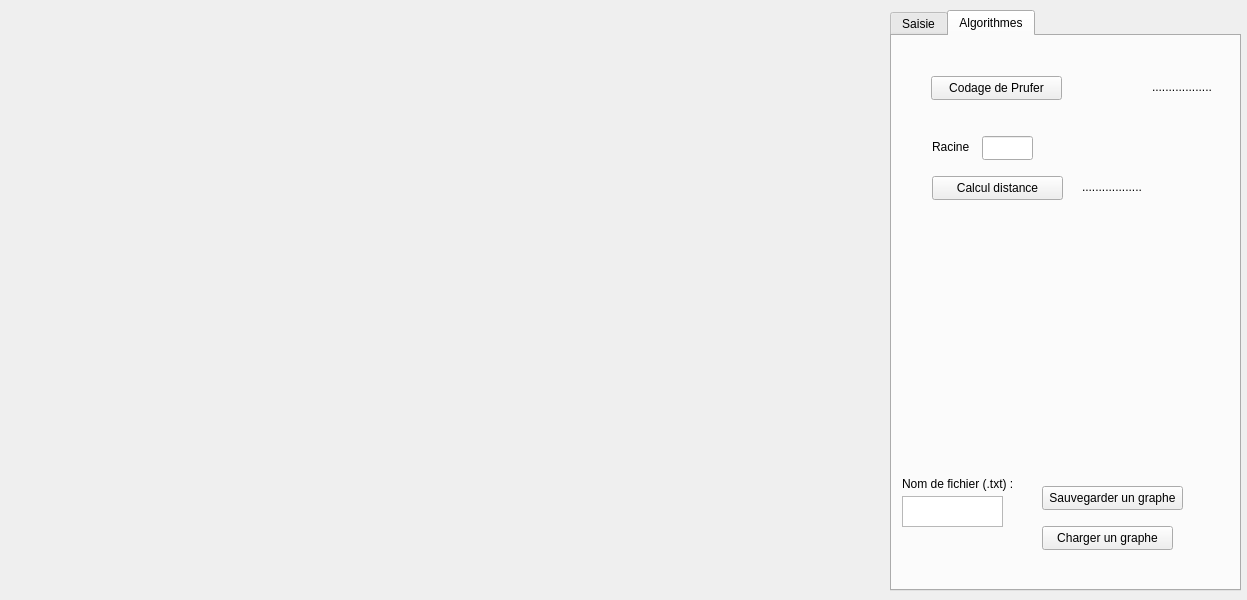
<?xml version="1.0" encoding="UTF-8"?>
<ui version="4.0">
 <class>Widget</class>
 <widget class="QWidget" name="Widget">
  <property name="geometry">
   <rect>
    <x>0</x>
    <y>0</y>
    <width>1247</width>
    <height>600</height>
   </rect>
  </property>
  <property name="windowTitle">
   <string>Widget</string>
  </property>
  <widget class="QTabWidget" name="tabWidget">
   <property name="geometry">
    <rect>
     <x>890</x>
     <y>10</y>
     <width>351</width>
     <height>581</height>
    </rect>
   </property>
   <property name="currentIndex">
    <number>1</number>
   </property>
   <widget class="QWidget" name="tab">
    <attribute name="title">
     <string>Saisie</string>
    </attribute>
    <widget class="QPushButton" name="Button_SaisieAPSFS">
     <property name="geometry">
      <rect>
       <x>130</x>
       <y>120</y>
       <width>80</width>
       <height>24</height>
      </rect>
     </property>
     <property name="text">
      <string>Valider</string>
     </property>
     <property name="default">
      <bool>false</bool>
     </property>
    </widget>
    <widget class="QLineEdit" name="lineEdit_Saisie_FS">
     <property name="geometry">
      <rect>
       <x>20</x>
       <y>40</y>
       <width>191</width>
       <height>24</height>
      </rect>
     </property>
    </widget>
    <widget class="QLineEdit" name="lineEdit_Saisie_APS">
     <property name="geometry">
      <rect>
       <x>20</x>
       <y>80</y>
       <width>191</width>
       <height>24</height>
      </rect>
     </property>
    </widget>
    <widget class="QLabel" name="label_FS">
     <property name="geometry">
      <rect>
       <x>220</x>
       <y>40</y>
       <width>61</width>
       <height>21</height>
      </rect>
     </property>
     <property name="text">
      <string>FS</string>
     </property>
    </widget>
    <widget class="QLabel" name="label_APS">
     <property name="geometry">
      <rect>
       <x>220</x>
       <y>80</y>
       <width>61</width>
       <height>21</height>
      </rect>
     </property>
     <property name="text">
      <string>APS</string>
     </property>
    </widget>
    <widget class="QCheckBox" name="checkBox_EstOriente">
     <property name="geometry">
      <rect>
       <x>20</x>
       <y>120</y>
       <width>78</width>
       <height>22</height>
      </rect>
     </property>
     <property name="text">
      <string>Orienté</string>
     </property>
    </widget>
   </widget>
   <widget class="QWidget" name="tab_2">
    <attribute name="title">
     <string>Algorithmes</string>
    </attribute>
    <widget class="QLabel" name="label_RetourPrufer">
     <property name="geometry">
      <rect>
       <x>260</x>
       <y>40</y>
       <width>61</width>
       <height>21</height>
      </rect>
     </property>
     <property name="text">
      <string>..................</string>
     </property>
    </widget>
    <widget class="QPushButton" name="Button_Prufer">
     <property name="geometry">
      <rect>
       <x>39</x>
       <y>40</y>
       <width>131</width>
       <height>24</height>
      </rect>
     </property>
     <property name="text">
      <string>Codage de Prufer</string>
     </property>
    </widget>
    <widget class="QPushButton" name="pushButton">
     <property name="geometry">
      <rect>
       <x>40</x>
       <y>140</y>
       <width>131</width>
       <height>24</height>
      </rect>
     </property>
     <property name="text">
      <string>Calcul distance</string>
     </property>
    </widget>
    <widget class="QLineEdit" name="lineEdit_Calcul_RacineDistance">
     <property name="geometry">
      <rect>
       <x>90</x>
       <y>100</y>
       <width>51</width>
       <height>24</height>
      </rect>
     </property>
    </widget>
    <widget class="QLabel" name="label_Inchange">
     <property name="geometry">
      <rect>
       <x>40</x>
       <y>100</y>
       <width>51</width>
       <height>21</height>
      </rect>
     </property>
     <property name="text">
      <string>Racine</string>
     </property>
    </widget>
    <widget class="QLabel" name="label_RetourDistance2">
     <property name="geometry">
      <rect>
       <x>190</x>
       <y>140</y>
       <width>121</width>
       <height>21</height>
      </rect>
     </property>
     <property name="text">
      <string>..................</string>
     </property>
    </widget>
    <widget class="QLabel" name="label">
     <property name="geometry">
      <rect>
       <x>10</x>
       <y>440</y>
       <width>121</width>
       <height>16</height>
      </rect>
     </property>
     <property name="text">
      <string>Nom de fichier (.txt) : </string>
     </property>
    </widget>
    <widget class="QPushButton" name="boutton_sauvegarder_graphe">
     <property name="geometry">
      <rect>
       <x>150</x>
       <y>450</y>
       <width>141</width>
       <height>24</height>
      </rect>
     </property>
     <property name="text">
      <string>Sauvegarder un graphe</string>
     </property>
    </widget>
    <widget class="QPushButton" name="boutton_charger_graphe">
     <property name="geometry">
      <rect>
       <x>150</x>
       <y>490</y>
       <width>131</width>
       <height>24</height>
      </rect>
     </property>
     <property name="text">
      <string>Charger un graphe</string>
     </property>
    </widget>
    <widget class="QTextEdit" name="textEdit">
     <property name="geometry">
      <rect>
       <x>10</x>
       <y>460</y>
       <width>101</width>
       <height>31</height>
      </rect>
     </property>
    </widget>
   </widget>
  </widget>
  <widget class="QWidget" name="widgetGraphe" native="true">
   <property name="geometry">
    <rect>
     <x>-1</x>
     <y>-1</y>
     <width>891</width>
     <height>581</height>
    </rect>
   </property>
  </widget>
 </widget>
 <resources/>
 <connections/>
</ui>
